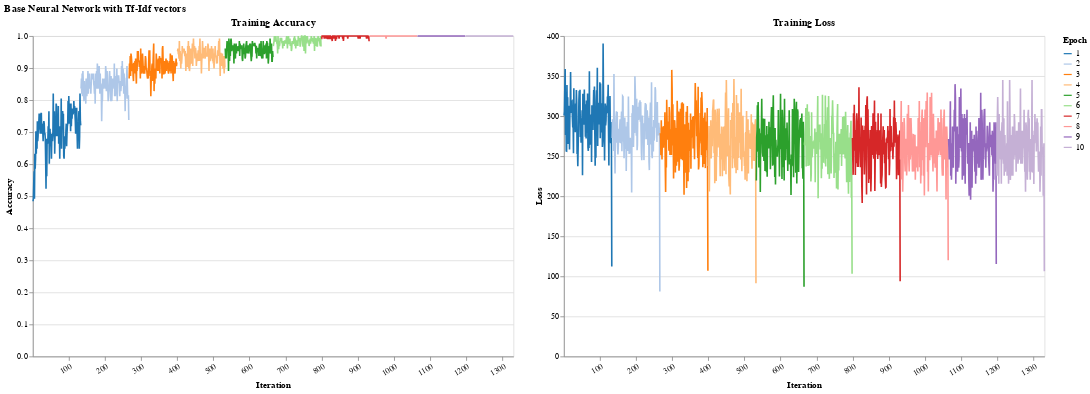

Here is the notebook cell this chart was saved with:
### Code cell
print("Prepare data encoder...")
# train_encoder = TfidfVectorizer(sublinear_tf=True, analyzer="char", ngram_range=(1,3))
train_encoder = TfidfVectorizer(max_features=50000, analyzer="char", ngram_range=(3,5))
train_encoder.fit(train_raw_sample.texts)
print("Vocabulary", len(train_encoder.vocabulary_))

print("Prepare data...")
train_dataset = encode_data(train_raw_sample, train_encoder)
test_dataset = encode_data(test_raw, train_encoder)

print("Train model")
models_dir = Path('models')

if not models_dir.exists():
    models_dir.mkdir(parents=True, exist_ok=True)

train_config = TrainConfig(
    num_epochs      = 10,
    early_stop      = False,
    violation_limit = 5,
)

train_dataloader = DataLoader(train_dataset, batch_size=128, shuffle=True)


model_nn_balkan_downsample = NeuralNetwork(
    input_size=len(train_encoder.vocabulary_),
    hidden_size=128,
    device='cuda'
)

USE_CACHE = False

if Path('models/model_nn_balkan_downsample.pt').exists() and USE_CACHE:
    model_nn_balkan_downsample = load_model(model_nn_balkan_downsample, 'model_nn_balkan_downsample')
else:
    model_nn_balkan_downsample.fit(train_dataloader, train_config, disable_progress_bar=False)
    save_model(model_nn_balkan_downsample, "model_nn_balkan_downsample")

model_nn_balkan_downsample_results = evaluate_nn_model(model_nn_balkan_downsample, test_dataset)
np.save('models/model_nn_balkan_downsample_results.npy', model_nn_balkan_downsample_results)
print(model_nn_balkan_downsample_results)

model_nn_balkan_downsample.cpu()

# Plot training accuracy and loss side-by-side
plot_results(model_nn_balkan_downsample, train_config, train_dataloader)

### Figure 1 — Vega-Lite specification as saved in the notebook (floating-point values rounded to 4 significant figures; data arrays with more than 128 entries replaced by an {"elided": "..."} marker saying what was removed)
{"config": {"view": {"continuousWidth": 300, "continuousHeight": 300}}, "hconcat": [{"mark": {"type": "line"}, "encoding": {"color": {"field": "epoch", "scale": {"scheme": "category20"}, "title": "Epoch", "type": "nominal"}, "x": {"axis": {"labelAngle": -30, "title": "Iteration", "values": [0, 100, 200, 300, 400, 500, 600, 700, 800, 900, 1000, 1100, 1200, 1300]}, "field": "iteration", "type": "nominal"}, "y": {"axis": {"title": "Accuracy"}, "field": "training_acc", "type": "quantitative"}}, "height": 400, "title": "Training Accuracy", "width": 600}, {"mark": {"type": "line"}, "encoding": {"color": {"field": "epoch", "scale": {"scheme": "category20"}, "title": "Epoch", "type": "nominal"}, "x": {"axis": {"labelAngle": -30, "title": "Iteration", "values": [0, 100, 200, 300, 400, 500, 600, 700, 800, 900, 1000, 1100, 1200, 1300]}, "field": "iteration", "type": "nominal"}, "y": {"axis": {"title": "Loss"}, "field": "training_loss", "type": "quantitative"}}, "height": 400, "title": "Training Loss", "width": 600}], "data": {"name": "data-3fa1f7bdff707344e147c6a7de20b5f0"}, "title": "Base Neural Network with Tf-Idf vectors", "$schema": "https://vega.github.io/schema/vega-lite/v5.17.0.json", "datasets": {"data-3fa1f7bdff707344e147c6a7de20b5f0": {"elided": "1330 records"}}}
